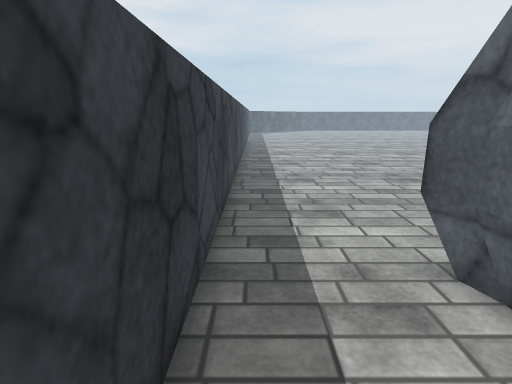
[1] (above)

17 first-person views from a walk through a 3-D level made in the Unity game engine. The camera is 1.4 m above the floor, tilts 14° down and sees 80° across. The floor is counted in squares, 0.5 m on a side. Each view is taken from the middle of a square. On the plan, view 1 faces up. The plan holds only what a view shows up to about 20 squares ahead; the rest is blank. The place goes on beyond the plan. Surface patterns are stand-ins for the level's own textures.

[2]
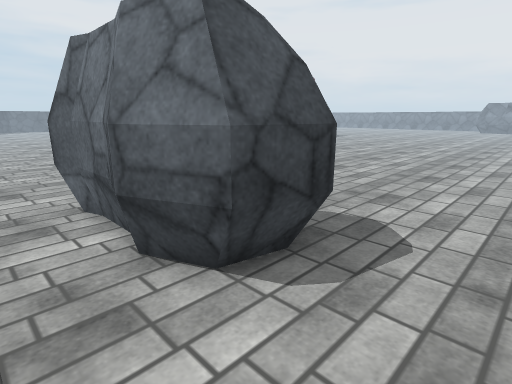

[3]
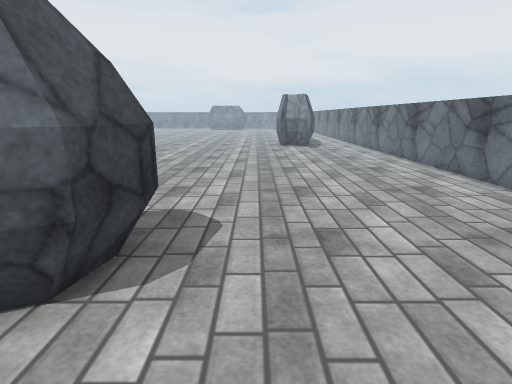

[4]
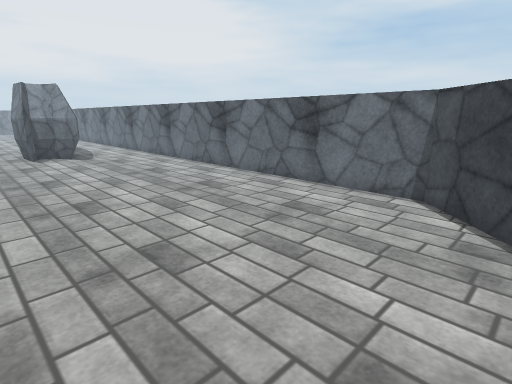

[5]
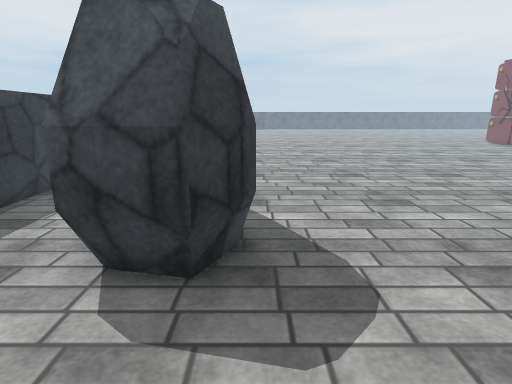

[6]
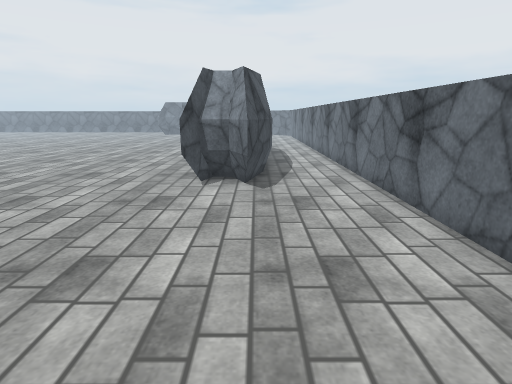

[7]
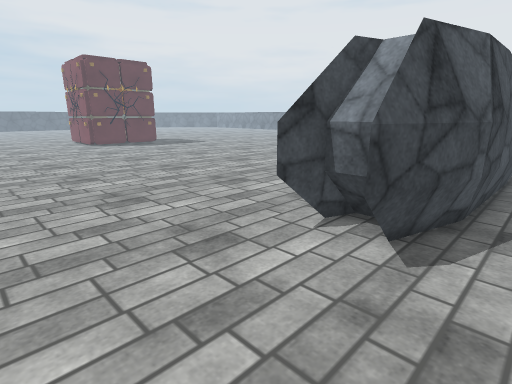

[8]
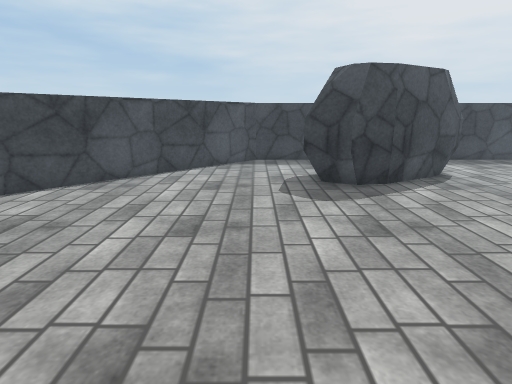

[9]
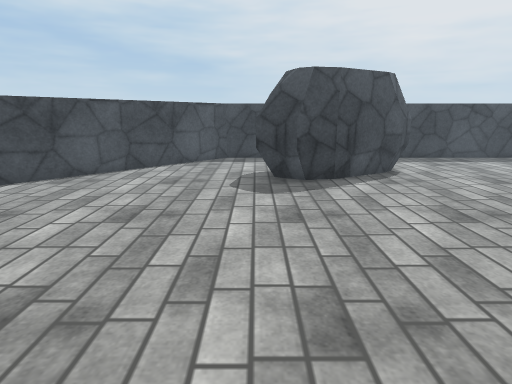

[10]
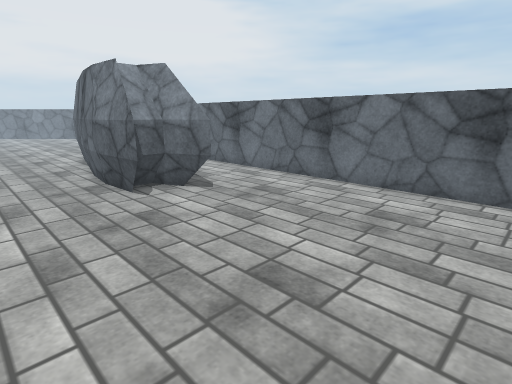

[11]
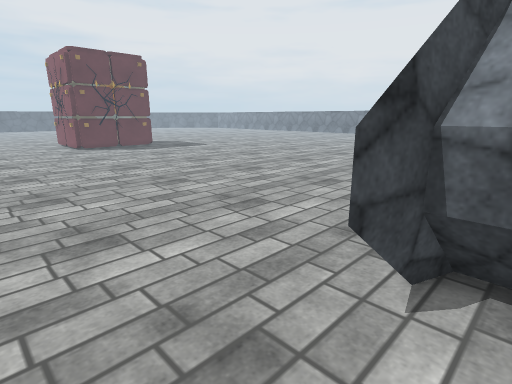

[12]
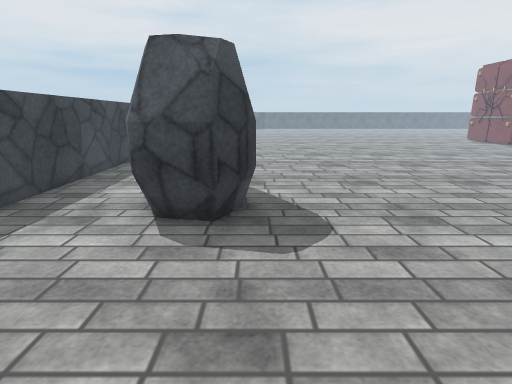

[13]
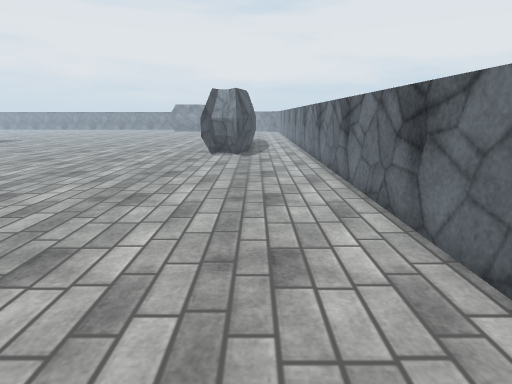

[14]
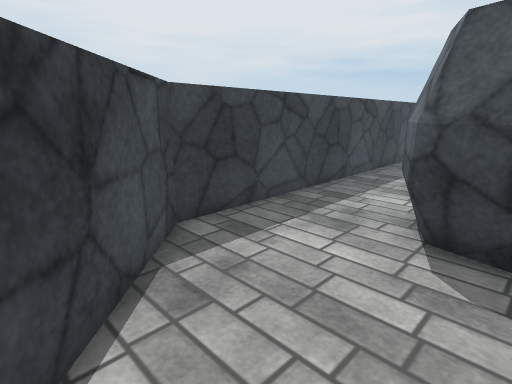

[15]
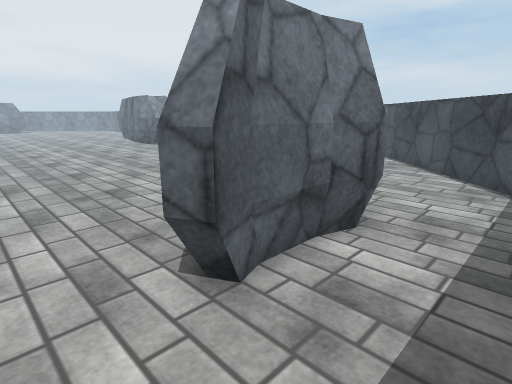

[16]
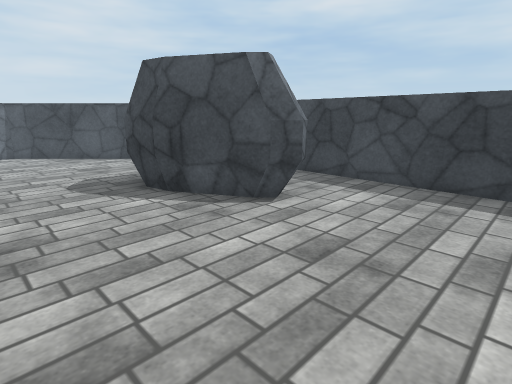

[17]
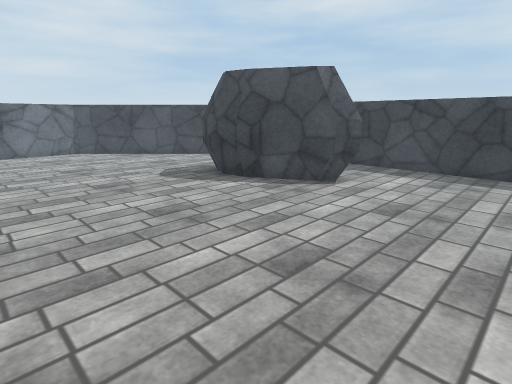

### Floor plan
Key: @ floor where view 1 was taken; # wall or solid block; . floor; ^ raised ledge; O other object.
Columns run from 1 left of view 1 to 33 right of it. Each row starts with its distance up from view 1.
 12 ^....................... .........
 11 ^..................................
 10 ^..................................
  9 ^....................... ..........
  8 ^......................  ..........
  7 ^.....................   ..........
  6 ^...OO.............................
  5 ^...OOO............................
  4 ^...OOO............................
  3 ^...OOOO...........................
  2 ^...OO OO..........................
  1 ^...OO OO..........................
  0 ^@..OOOOO..........................
 -1 ^....OOOO..........................
 -2 ^....OOO...........................
 -3 ^..................................
 -4 ^..................................
 -5 ^#.................................
 -6  ##..........................OOOOOO
 -7   ##..........................OOOOO
 -8    ##........................OOOO
 -9     ##......................OOOOOOO
-10      ##........................OOOO
-11       ##...........................
-12        ##..........................
-13         ^^.........................
-14          ^^^^^^^^^^^^^^^^^^^^^^^^^^

Positions as (right, up) in squares from view 1, and headings:
1: (0, 0), facing up
2: (1, -5), facing up-right
3: (0, -4), facing right
4: (6, -3), facing down-right
5: (7, -6), facing up
6: (16, -9), facing right
7: (22, -11), facing up-right
8: (19, -4), facing left
9: (20, -2), facing left
10: (18, -2), facing down-right
11: (24, -8), facing up-right
12: (7, -9), facing up
13: (6, -10), facing right
14: (6, -8), facing up-left
15: (0, 8), facing down-right
16: (12, 12), facing down-left
17: (16, 12), facing down-left
